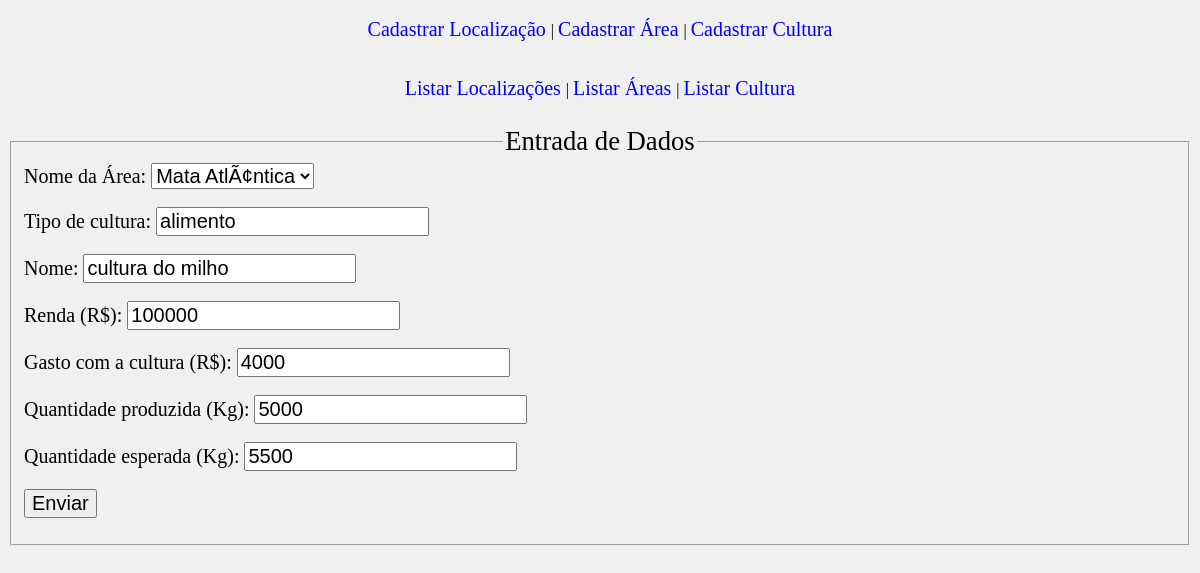
The page /form_alterar_cultura.php?id=3 on the database its author committed.
### tables this page shows
CREATE TABLE IF NOT EXISTS `cultura` (
  `ID_cultura` int(11) NOT NULL AUTO_INCREMENT,
  `cod_area` int(100) NOT NULL,
  `tipo` varchar(100) NOT NULL,
  `nome_cul` varchar(100) NOT NULL,
  `renda` float NOT NULL,
  `gasto` float NOT NULL,
  `q_produzida` float NOT NULL,
  `q_esperada` float NOT NULL,
  PRIMARY KEY (`ID_cultura`),
  KEY `cod_area` (`cod_area`)
);

CREATE TABLE IF NOT EXISTS `area` (
  `ID_area` int(11) NOT NULL AUTO_INCREMENT,
  `cod_localizacao` int(100) NOT NULL,
  `nome` varchar(100) NOT NULL,
  `uni_medida` varchar(10) NOT NULL,
  `tamanho` int(100) NOT NULL,
  PRIMARY KEY (`ID_area`),
  KEY `cod_localizacao` (`cod_localizacao`)
);

### form_alterar_cultura.php (the view, shortened to what this page needs)
<?php
	include "conexao.php";
	include "funcao.php";
?>
<html>
	<head>
		<link rel="stylesheet" href="estilos.css"/>
	</head>
	<body class="corpo">
		<?php
			$id = $_GET["id"];
			$select = "SELECT * FROM cultura WHERE ID_cultura = $id";
			$resultado = mysqli_query($link, $select) or die (mysqli_error($link));
			$linha = mysqli_fetch_array($resultado);
		?>
		<fieldset>
			<legend>Entrada de Dados</legend>
			<form action="altera_cultura.php" method="post">
				<label>Nome da Área: </label>
				<select name="area">
					<?php
						$select = "SELECT * FROM area";
						$resultado = mysqli_query($link, $select) or die(mysqli_error($link));
						while( $linha1 = mysqli_fetch_array($resultado) ){
							echo "<option value='" . $linha1["cod_localizacao"] . "' ";
								if($linha1['ID_area'] == $linha['cod_area']){
									echo " selected ";
								}
							echo "> " . $linha1["nome"] . " </option>";
						}
					?>
				</select>
				<br />
				<br />
				<label>Tipo de cultura: </label>
				<input type="text" name="tipo" value="<?=$linha['tipo']?>" />
				<br />
				<br />
				<label>Nome: </label>
				<input type="text" name="nome" value="<?=$linha['nome_cul']?>" />
				<br />
				<br />
				<label>Renda (R$): </label>
				<input type="number" step="0.01" name="renda" value="<?=$linha['renda']?>" />
				<br />
				<br />
				<label>Gasto com a cultura (R$): </label>
				<input type="number" step="0.01" name="gasto" value="<?=$linha['gasto']?>" />
				<br />
				<br />
				<label>Quantidade produzida (Kg): </label>
				<input type="number" step="0.01" name="produzida" value="<?=$linha['q_produzida']?>" />
				<br />
				<br />
				<label>Quantidade esperada (Kg): </label>
				<input type="number" step="0.01" name="esperada" value="<?=$linha['q_esperada']?>" />
				<br />
				<br />
				<input type="submit" value="Enviar"/>
			</form>
		</fieldset>
	</body>
</html>

### estilos.css (style rules this page uses)
.corpo { background-color: rgb(240, 240, 240); }
label, input, select { font-size: 20px; }
legend { margin: 0 auto; font-size: 20pt; }

### rows shown on the page
cultura: area "Mata AtlÃ¢ntica", tipo "alimento", nome "cultura do milho", renda "100000", gasto "4000", produzida "5000", esperada "5500"
